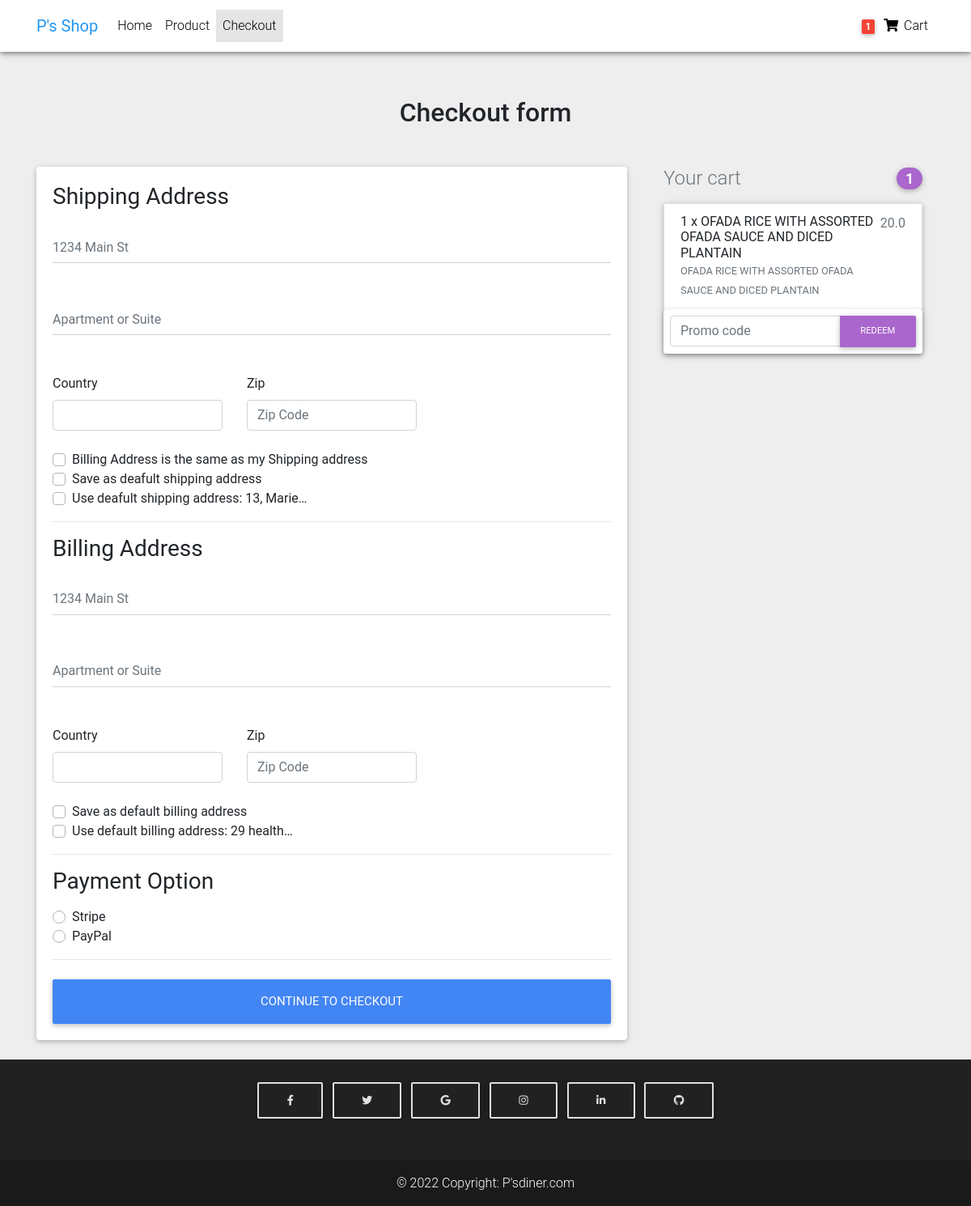
Page /order/checkout/ (signed in) on the earlier database version.
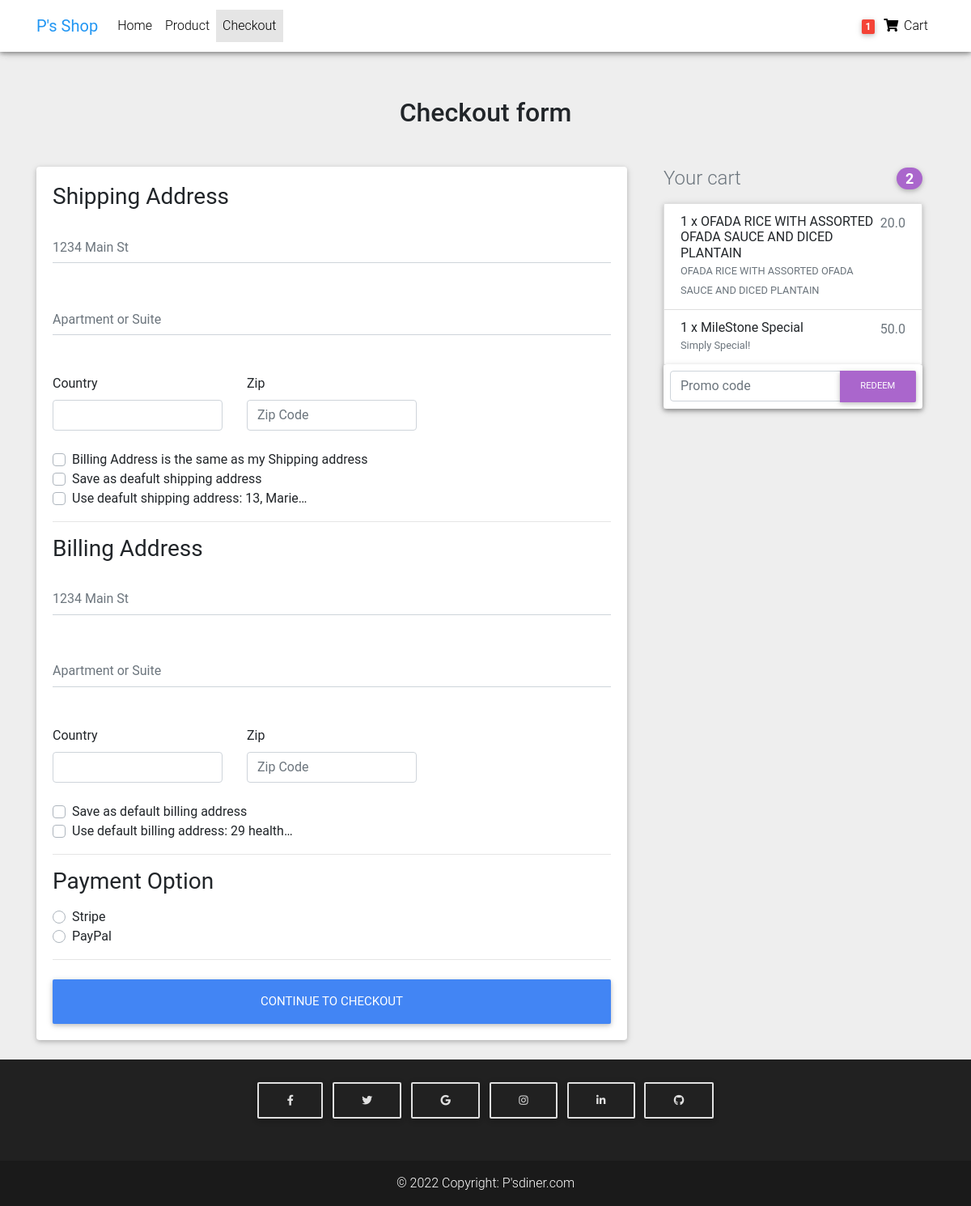
Same page on the later database version.
### Order/models.py (models this page shows, shortened)
class Order(models.Model):
    user = models.ForeignKey(settings.AUTH_USER_MODEL, on_delete=models.CASCADE)
    ref_code = models.CharField(max_length=20, blank=True, null=True)
    items = models.ManyToManyField(OrderItem)
    start_date = models.DateTimeField(auto_now_add=True)
    ordered_date = models.DateTimeField()
    ordered = models.BooleanField(default=False)
    shipping_address = models.ForeignKey('Address', related_name="shipping_address", on_delete=models.SET_NULL, blank=True, null=True)
    billing_address = models.ForeignKey('Address', related_name="billing_address", on_delete=models.SET_NULL, blank=True, null=True)
    payment = models.ForeignKey('Payment', on_delete=models.SET_NULL, blank=True, null=True)
    coupon = models.ForeignKey("Coupon", on_delete=models.SET_NULL, blank=True, null=True)
    Being_delivered = models.BooleanField(default=False)
    Received = models.BooleanField(default=False)
    refund_requested = models.BooleanField(default=False)
    refund_granted = models.BooleanField(default=False)

class OrderItem(models.Model):
    user = models.ForeignKey(settings.AUTH_USER_MODEL,
                                on_delete=models.CASCADE)
    ordered = models.BooleanField(default=False)
    item = models.ForeignKey(Item, on_delete=models.CASCADE)
    quantity = models.IntegerField(default=1)
    def get_total_item_price(self):
        return self.quantity * self.item.price
    def get_total_discount_price(self):
        return self.quantity * self.item.discount_price
    def get_final_price(self):
        if self.item.discount_price:
            return self.get_total_discount_price()
        else:
            return self.get_total_item_price()

class Item(models.Model):
    title = models.CharField(max_length=100)
    price = models.FloatField()
    discount_price = models.FloatField(blank=True, null=True)
    category = models.CharField(choices=CATEGORY_CHOICES, max_length=3)
    label =  models.CharField(choices=LABEL_CHOICES, max_length=1)
    slug = models.SlugField()
    description = models.TextField()
    image = models.ImageField()

### Order/views.py (the view, shortened to what this page needs)
# urls.py: path("checkout/", CheckoutView.as_view(), name="checkout"),
class CheckoutView(LoginRequiredMixin, View):
    def get(self, *args, **kwargs):  # You added pk to it
        try:
            order = Order.objects.get(user=self.request.user, ordered=False)
            form = CheckoutForm()
            context = {
                "form": form,
                "couponform": CouponForm(),
                "order": order,
                'DISPLAY_COUPON_FORM': True
            }
            shipping_address_qs = Address.objects.filter(
                user=self.request.user,
                address_type='S',
                default=True
            )
            if shipping_address_qs.exists():
                context.update({'default_shipping_address': shipping_address_qs[0]})
            billing_address_qs = Address.objects.filter(
                user=self.request.user,
                address_type='B',
                default=True
            )
            if billing_address_qs.exists():
                context.update({'default_billing_address': billing_address_qs[0]})
            return render(self.request, "Order/checkout-page.html", context)
        except ObjectDoesNotExist:
            messages.info(self.request, "You do not have an active order")
            return redirect("checkout")

### Order/forms.py
class CouponForm(forms.Form):
    code = forms.CharField(widget=forms.TextInput(attrs={
        'class': 'form-control',
        'placeholder': 'Promo code',
        'aria-label': 'Recipient\'s username',
        'aria-describedby': 'basic-addon2'
    }))

### Order/templatetags/cart_template_tags.py (called while the page is built)
@register.filter
def cart_item_count(user):
    if user.is_authenticated:
        qs = Order.objects.filter(user=user, ordered=False)
        if qs.exists():
            return qs[0].items.count()
    return 0

### Order/templates/Order/checkout-page.html (shortened to what the changed rows need)
{% extends "base.html" %}
{% load crispy_forms_tags %}
{% block content %}
<body class="grey lighten-3">
    <main>
      <div class="container wow fadeIn">
        <h2 class="my-5 h2 text-center">Checkout form</h2>
        <div class="row">
          <div class="col-md-8 mb-4">
            <div class="card">
              <form method="POST" class="card-body">
                <div class="d-block my-3">
                  {% for value, name in form.fields.payment_option.choices  %}
                  <div class="custom-control custom-radio">
                    <label class="custom-control-label" for="{{ name }}">{{ name }}</label>
                  </div>
                  {% endfor %}
                </div>
              </form>
            </div>
          </div>
          <div class="col-md-4 mb-4">
            {% include "Order/order_snippets.html" %}
          </div>
        </div>
    </main>
{% endblock content %}

### Order/templates/Order/order_snippets.html (shortened to what this page needs)
<div class="col-md-12 mb-4">
    <h4 class="d-flex justify-content-between align-items-center mb-3">
      <span class="text-muted">Your cart</span>
      <span class="badge badge-secondary badge-pill">{{ order.items.count  }}</span>
    </h4>
    <ul class="list-group mb-3 z-depth-1">
      {%for order_item in order.items.all %}
        <li class="list-group-item d-flex justify-content-between lh-condensed">
          <div>
            <h6 class="my-0"><strong>{{ order_item.quantity }} x {{ order_item.item.title }}</strong></h6>
            <small class="text-muted">{{ order_item.item.description }}</small>
          </div>
          <span class="text-muted"><strong>{{ order_item.get_final_price }}</strong></span>
        </li>
      {% endfor %}
    {% if DISPLAY_COUPON_FORM %}
    <form class="card p-2" action="{% url 'add_coupon' %}" method="post">
      <div class="input-group">
        {{ couponform.code }}
        <div class="input-group-append">
          <button class="btn btn-secondary btn-md waves-effect m-0" type="submit">Redeem</button>
        </div>
      </div>
    </form>
    {% endif %}
  </div>
</div>

Differences in the rows shown:
computed for Order: items.count "1" → "2"
added OrderItem: quantity "1", item "MileStone Special", item.description "Simply Special!", get_final_price "50.0"
